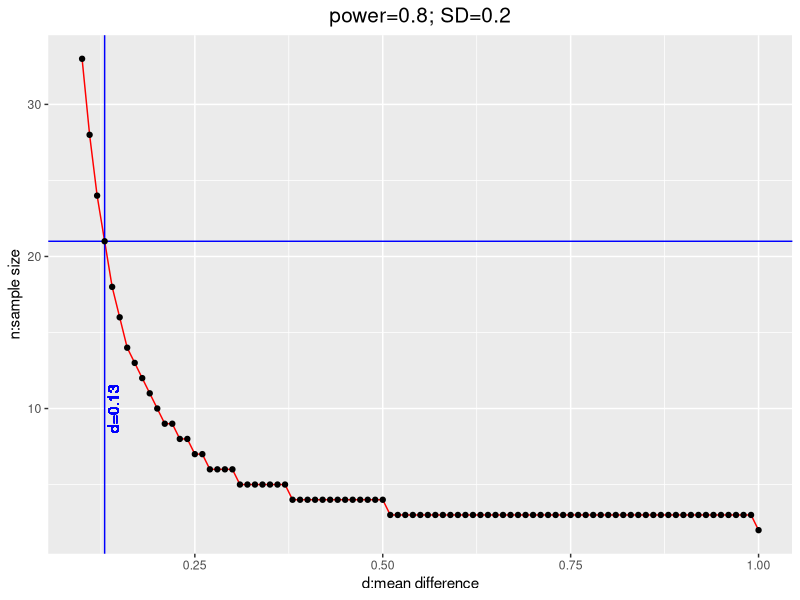

The R source for this figure:
## ---- chunk 1
knitr::opts_chunk$set(echo = TRUE)
## ---- chunk 2
library(ggplot2)
d=seq(0.1, 1, by=0.01); SD=0.2
sample_size=numeric()
for (i in 1:length(d))
{
  test=power.t.test(power = .80, delta = d[i], alternative = "two.sided", sig.level=0.05, sd=SD, type="paired") # paired two sample t test 
  sample_size[i]=round(test$n)
}
ggplot(data=data.frame(d, sample_size), aes(x=d, y=sample_size, group=1)) +
  geom_line(color="red")+
  geom_vline(xintercept=0.13, colour="blue") +
  geom_text(aes(x=0.13, label="d=0.13", y=10), colour="blue", angle=90, vjust = 1.2, text=element_text(size=11))+
  geom_hline(yintercept=21, colour="blue") +
  geom_point()+
  xlab("d:mean difference")+
  ylab("n:sample size")+
  ggtitle("power=0.8; SD=0.2")+
  theme(plot.title = element_text(hjust = 0.5, size=15))

## ---- chunk 3
R.version
